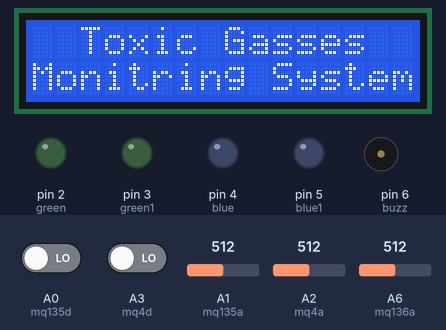
Bench run of a sketch on a simulated Arduino Nano, built with avr-gcc and run on an emulated ATmega328P. Parts: 16×2 character LCD, output pins drawn as LEDs (lit = HIGH), buzzer (waves = sounding, pin HIGH). Inputs (shaded band) come from the test bench; at power-on: A0 (mq135d) LOW, A1 (mq135a) = 512, A2 (mq4a) = 512, A3 (mq4d) LOW, A6 (mq136a) = 512. No radio packets arrive unless stated; what the sketch prints to the serial monitor is not drawn.

Above: at 0.1 s.
At 3.2 s:
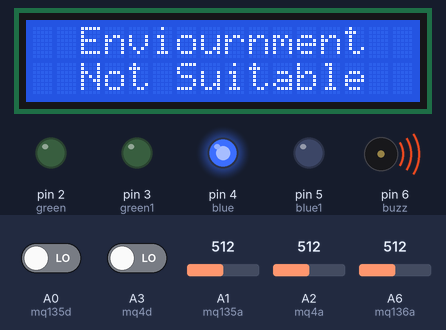
Timing chart, 0 to 4.7 s (numbered marks = the images above):
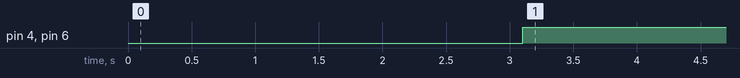

The sketch:

workerside.ino
```cpp
#include <Wire.h>
#include <SPI.h>
#include <RF24.h>
#include <LiquidCrystal_I2C.h>
LiquidCrystal_I2C lcd(0x27, 16, 2);
#define green 2
#define green1 3
#define blue 4
#define blue1 5
#define buzz 6
float mq135d = A0;
float mq135a = A1;
float mq4a = A2;
float mq4d = A3;
float mq136a = A6;
float mq136d = A7;

RF24 radio(9, 10);
//const byte address[6] = "00002";

void setup() {
  pinMode(green, OUTPUT);
  pinMode(green1, OUTPUT);
  pinMode(blue, OUTPUT);
  pinMode(blue1, OUTPUT);
  pinMode(buzz, OUTPUT);
  pinMode(mq4d, INPUT);
  pinMode(mq4a, INPUT);
  pinMode(mq135d, INPUT);
  pinMode(mq135a, INPUT);
  pinMode(mq136d, INPUT);
  pinMode(mq136a, INPUT);


  digitalWrite(green1, LOW);
  digitalWrite(blue1, LOW);


  Serial.begin(9600);

  radio.begin();
  //radio.openWritingPipe(0xF0F0F0F0E1LL);
  //radio.stopListening();
  radio.openReadingPipe(1, 0xF0F0F0F0E1LL);
  radio.startListening();
  radio.setPALevel(RF24_PA_MAX);

  lcd.begin(16, 2);
  lcd.backlight();
  lcd.setCursor(0, 0);
  lcd.print("  Toxic Gasses");
  lcd.setCursor(0, 1);
  lcd.print("Monitring System");
  delay(3000);
}
struct SensorData {
  float mq4a;
  float mq135a;
  float mq136a;
  // Add more sensor variables as needed
};

SensorData obj;

void loop() {
  int p;
  radio.stopListening();
  radio.openReadingPipe(1, 0xF0F0F0F0E1LL);
  radio.startListening();
  if(radio.available()){
    radio.read(&p,sizeof(p));
    if((p==100)||(p==1)){
      lcd.clear();
      lcd.print("evacuate");

  digitalWrite(buzz, HIGH);
    delay(100);
    digitalWrite(buzz, LOW);
    delay(50);
    digitalWrite(buzz, HIGH);
    delay(100);
    digitalWrite(buzz, LOW);
    delay(50);
    digitalWrite(buzz, HIGH);
    delay(100);
    digitalWrite(buzz, LOW);
    delay(50);
    digitalWrite(buzz, HIGH);
    delay(100);
    digitalWrite(buzz, LOW);
    delay(50);
    digitalWrite(buzz, HIGH);
    delay(100);
    digitalWrite(buzz, LOW);
    delay(50);
    digitalWrite(buzz, HIGH);
    delay(100);
    digitalWrite(buzz, LOW);
    delay(50);
    radio.openWritingPipe(0xF0F0F0F0E1LL);
 radio.stopListening();
      delay(1000);
      radio.openWritingPipe(0xF0F0F0F0E1LL);
  radio.stopListening();
    }
  }
  else{
    radio.openWritingPipe(0xF0F0F0F0E1LL);
  radio.stopListening();

    mq135d = digitalRead(A0);
    mq135a = analogRead(A1);

    mq4a = analogRead(A2);

    mq4d = digitalRead(A3);
    mq136a = analogRead(A6);

    mq136d = digitalRead(A7);

      float voltage4a = mq4a * (5.0 / 1024.0) * 5.0;
      float voltage5a = mq135a * (5.0 / 1024.0) * 5.0;
      float voltage6a = mq136a * (5.0 / 1024.0) * 5.0;
       obj.mq4a = (voltage4a - 0.4) * 2.0;
       obj.mq135a = (voltage5a - 0.4) * 2.0;
       obj.mq136a = (voltage6a - 0.4) * 2.0;
       mq4a = (voltage4a - 0.4) * 2.0;
       mq135a = (voltage5a - 0.4) * 2.0;
       mq136a = (voltage6a - 0.4) * 2.0;
      Serial.println(mq4a);
      Serial.println(mq135a);
      Serial.println(mq136a);


    //transmitt data
    radio.write(&obj, sizeof(obj));
    //radio.write(&mq135a, sizeof(mq135a));
    //radio.write(&mq136a, sizeof(mq136a));

    if ((mq4a > 20) || (mq135a > 20) || (mq136a > 20)) {
      digitalWrite(buzz, HIGH);
      digitalWrite(blue, HIGH);
      digitalWrite(green, LOW);
      lcd.clear();
      lcd.setCursor(0, 0);
      lcd.print("  Enviournment");
      lcd.setCursor(0, 1);
      lcd.print("  Not Suitable");
      delay(1000);
    }
    else {
      digitalWrite(buzz, LOW);
      digitalWrite(blue, LOW);
      digitalWrite(green, HIGH);
      lcd.clear();
      lcd.setCursor(0, 0);
      lcd.print("  Enviournment");
      lcd.setCursor(0, 1);
      lcd.print("    Suitable");
      delay(1000);
    }
  }
}
```

Measured:
- by itself, pin 4 (blue), pin 6 (buzz): LOW → HIGH at 3.1 s
